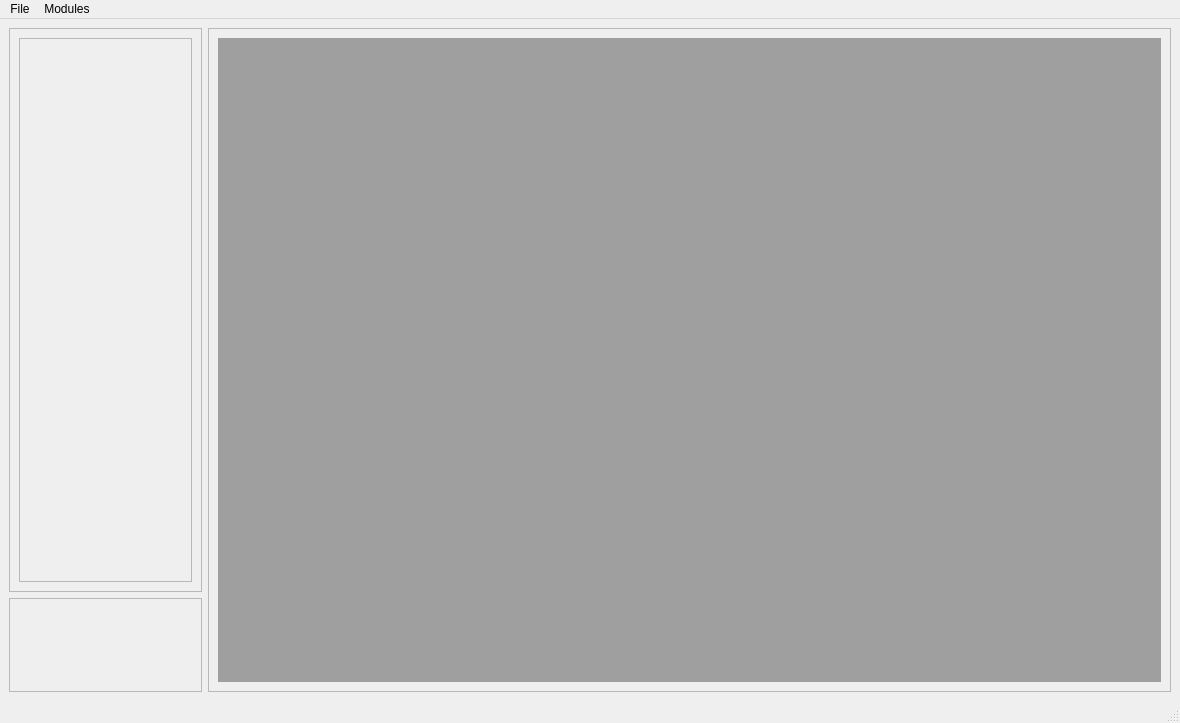
<?xml version="1.0" encoding="UTF-8"?>
<ui version="4.0">
 <class>MainWindow</class>
 <widget class="QMainWindow" name="MainWindow">
  <property name="geometry">
   <rect>
    <x>0</x>
    <y>0</y>
    <width>1180</width>
    <height>723</height>
   </rect>
  </property>
  <property name="sizePolicy">
   <sizepolicy hsizetype="Preferred" vsizetype="Preferred">
    <horstretch>0</horstretch>
    <verstretch>2</verstretch>
   </sizepolicy>
  </property>
  <property name="windowTitle">
   <string>MainWindow</string>
  </property>
  <widget class="QWidget" name="centralwidget">
   <layout class="QGridLayout" name="gridLayout_3" rowstretch="6,1" columnstretch="1,0,0,5">
    <item row="0" column="0">
     <widget class="QScrollArea" name="scrollArea_2">
      <property name="widgetResizable">
       <bool>true</bool>
      </property>
      <widget class="QWidget" name="scrollAreaWidgetContents_3">
       <property name="geometry">
        <rect>
         <x>0</x>
         <y>0</y>
         <width>191</width>
         <height>559</height>
        </rect>
       </property>
       <layout class="QGridLayout" name="gridLayout_2">
        <item row="0" column="0">
         <widget class="QFrame" name="modulesFrame">
          <property name="frameShape">
           <enum>QFrame::StyledPanel</enum>
          </property>
          <property name="frameShadow">
           <enum>QFrame::Raised</enum>
          </property>
         </widget>
        </item>
       </layout>
      </widget>
     </widget>
    </item>
    <item row="1" column="0">
     <widget class="QScrollArea" name="scrollArea_3">
      <property name="widgetResizable">
       <bool>true</bool>
      </property>
      <widget class="QWidget" name="scrollAreaWidgetContents_4">
       <property name="geometry">
        <rect>
         <x>0</x>
         <y>0</y>
         <width>191</width>
         <height>92</height>
        </rect>
       </property>
       <layout class="QGridLayout" name="gridLayout_4"/>
      </widget>
     </widget>
    </item>
    <item row="0" column="3" rowspan="2">
     <widget class="QScrollArea" name="scrollArea">
      <property name="sizePolicy">
       <sizepolicy hsizetype="Expanding" vsizetype="Expanding">
        <horstretch>0</horstretch>
        <verstretch>0</verstretch>
       </sizepolicy>
      </property>
      <property name="widgetResizable">
       <bool>true</bool>
      </property>
      <widget class="QWidget" name="scrollAreaWidgetContents_2">
       <property name="geometry">
        <rect>
         <x>0</x>
         <y>0</y>
         <width>961</width>
         <height>659</height>
        </rect>
       </property>
       <layout class="QGridLayout" name="gridLayout" rowstretch="0">
        <item row="0" column="0">
         <widget class="QMdiArea" name="mdiArea">
          <property name="viewMode">
           <enum>QMdiArea::SubWindowView</enum>
          </property>
         </widget>
        </item>
       </layout>
      </widget>
     </widget>
    </item>
   </layout>
  </widget>
  <widget class="QStatusBar" name="statusbar"/>
  <widget class="QMenuBar" name="menubar">
   <property name="geometry">
    <rect>
     <x>0</x>
     <y>0</y>
     <width>1180</width>
     <height>22</height>
    </rect>
   </property>
   <widget class="QMenu" name="menumenu">
    <property name="title">
     <string>File</string>
    </property>
    <addaction name="separator"/>
    <addaction name="actionOpen"/>
    <addaction name="actionSave"/>
   </widget>
   <widget class="QMenu" name="menuModules">
    <property name="title">
     <string>Modules</string>
    </property>
    <addaction name="actionHigh_density"/>
   </widget>
   <addaction name="menumenu"/>
   <addaction name="menuModules"/>
  </widget>
  <action name="actionOpen">
   <property name="text">
    <string>Open</string>
   </property>
  </action>
  <action name="actionSave">
   <property name="text">
    <string>Save</string>
   </property>
  </action>
  <action name="actionHigh_density">
   <property name="text">
    <string>High density</string>
   </property>
  </action>
 </widget>
 <resources/>
 <connections/>
</ui>
